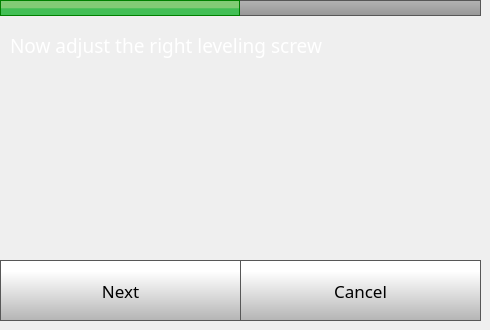
    <widget class="QWidget" name="step3Page">
     <widget class="QPushButton" name="step3CancelButton">
      <property name="geometry">
       <rect>
        <x>240</x>
        <y>260</y>
        <width>241</width>
        <height>61</height>
       </rect>
      </property>
      <property name="font">
       <font>
        <family>Gotham</family>
        <pointsize>13</pointsize>
       </font>
      </property>
      <property name="styleSheet">
       <string notr="true">QPushButton {
     border: 1px solid rgb(87, 87, 87);
	background-color: qlineargradient(spread:pad, x1:0, y1:1, x2:0, y2:0.188, stop:0 rgba(180, 180, 180, 255), stop:1 rgba(255, 255, 255, 255));


}

QPushButton:pressed {
    background-color: qlineargradient(x1: 0, y1: 0, x2: 0, y2: 1,
                                      stop: 0 #dadbde, stop: 1 #f6f7fa);
}

QPushButton:flat {
    border: none; /* no border for a flat push button */
}

QPushButton:default {
    border-color: navy; /* make the default button prominent */
}

QPushButton:focus {
	outline: none;
}</string>
      </property>
      <property name="text">
       <string>Cancel</string>
      </property>
      <property name="iconSize">
       <size>
        <width>40</width>
        <height>40</height>
       </size>
      </property>
     </widget>
     <widget class="QPushButton" name="step3NextButton">
      <property name="geometry">
       <rect>
        <x>0</x>
        <y>260</y>
        <width>241</width>
        <height>61</height>
       </rect>
      </property>
      <property name="font">
       <font>
        <family>Gotham</family>
        <pointsize>13</pointsize>
       </font>
      </property>
      <property name="styleSheet">
       <string notr="true">QPushButton {
     border: 1px solid rgb(87, 87, 87);
	background-color: qlineargradient(spread:pad, x1:0, y1:1, x2:0, y2:0.188, stop:0 rgba(180, 180, 180, 255), stop:1 rgba(255, 255, 255, 255));


}

QPushButton:pressed {
    background-color: qlineargradient(x1: 0, y1: 0, x2: 0, y2: 1,
                                      stop: 0 #dadbde, stop: 1 #f6f7fa);
}

QPushButton:flat {
    border: none; /* no border for a flat push button */
}

QPushButton:default {
    border-color: navy; /* make the default button prominent */
}

QPushButton:focus {
	outline: none;
}</string>
      </property>
      <property name="text">
       <string>Next</string>
      </property>
      <property name="iconSize">
       <size>
        <width>40</width>
        <height>40</height>
       </size>
      </property>
     </widget>
     <widget class="QLabel" name="caliberateLabel_9">
      <property name="geometry">
       <rect>
        <x>0</x>
        <y>0</y>
        <width>240</width>
        <height>16</height>
       </rect>
      </property>
      <property name="font">
       <font>
        <family>Gotham</family>
        <pointsize>14</pointsize>
        <weight>50</weight>
        <bold>false</bold>
       </font>
      </property>
      <property name="styleSheet">
       <string notr="true">	background-color: qlineargradient(spread:pad, x1:0, y1:0.523, x2:0, y2:0.534, stop:0 rgba(130, 203, 117, 255), stop:1 rgba(66, 191, 85, 255));
border: 1px solid green;</string>
      </property>
      <property name="text">
       <string/>
      </property>
     </widget>
     <widget class="QLabel" name="caliberateLabel_10">
      <property name="geometry">
       <rect>
        <x>10</x>
        <y>20</y>
        <width>471</width>
        <height>51</height>
       </rect>
      </property>
      <property name="font">
       <font>
        <family>Gotham</family>
        <pointsize>14</pointsize>
        <weight>50</weight>
        <bold>false</bold>
       </font>
      </property>
      <property name="styleSheet">
       <string notr="true">color: rgb(255, 255, 255);</string>
      </property>
      <property name="text">
       <string>Now adjust the right leveling screw</string>
      </property>
      <property name="wordWrap">
       <bool>true</bool>
      </property>
     </widget>
     <widget class="QLabel" name="caliberateLabel_22">
      <property name="geometry">
       <rect>
        <x>0</x>
        <y>0</y>
        <width>481</width>
        <height>16</height>
       </rect>
      </property>
      <property name="font">
       <font>
        <family>Gotham</family>
        <pointsize>14</pointsize>
        <weight>50</weight>
        <bold>false</bold>
       </font>
      </property>
      <property name="styleSheet">
       <string notr="true">    border: 1px solid rgb(87, 87, 87);
 /*  border-bottom-left-radius: 10px;
 border-bottom-right-radius: 10px;*/
	background-color: qlineargradient(spread:pad, x1:0, y1:1, x2:0, y2:0, stop:0 rgba(150, 150, 150, 255), stop:1 rgba(180, 180, 180, 255));</string>
      </property>
      <property name="text">
       <string/>
      </property>
     </widget>
     <zorder>caliberateLabel_22</zorder>
     <zorder>step3CancelButton</zorder>
     <zorder>step3NextButton</zorder>
     <zorder>caliberateLabel_9</zorder>
     <zorder>caliberateLabel_10</zorder>
    </widget>
